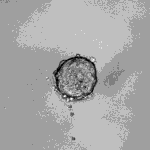
#> input picture segmentation_images/data_segmentation/cell_line/image_1.tiff, 150 x 150 px; its folder holds only this picture in this run
$ python spheroid_segmentation.py   (older library calls are emulated)
#> lines starting #> are read from the running program, lines starting #| are printed output that depends on the picture; after the words box and inside, x2 and y2 are one past the last pixel; in counts of white or black regions, pixels touching at a corner belong together
### segmentation_images/modules/segmentation.py
# -*- coding: utf-8 -*-

import cv2
import os
import numpy as np
import pandas as pd
import time
import modules.functions as functions
import modules.morphology as morphology
from skimage.util import img_as_ubyte
from skimage import feature
from scipy.spatial.distance import cdist


def fill( # Fill holes in closed edges
        edges_closed
    ):

    contours, _  = cv2.findContours(edges_closed, cv2.RETR_EXTERNAL, cv2.CHAIN_APPROX_SIMPLE) # RETR_TREE
    binMaskFilled = np.zeros_like(edges_closed)
    binMaskFilled = cv2.drawContours(binMaskFilled, contours, -1, 255, thickness = cv2.FILLED)

    return binMaskFilled

def closing( # Close edges (dilation followed by erosion)
        edges,
        kernel
    ):

    kernel = np.ones(kernel, np.uint8)
    edges_closed = cv2.morphologyEx(edges, cv2.MORPH_CLOSE, kernel)

    return edges_closed

def getMask( # Get a mask of the image using Canny edge detector
        image,
        gaussianFilterSD, # Standard deviation of the Gaussian filter to blur the image
        dilationKernel,
        threshMin, # Low threshold for the canny edge algorithm
        threshMax # High threshold for the canny edge algorithm
    ):

    # Detect edges with Canny algorithm
    edges = img_as_ubyte(feature.canny(image, sigma = gaussianFilterSD, low_threshold = threshMin, high_threshold = threshMax)) # Better than cv2.Canny that support only 8bits images

    # Dillate and erose the edges to obtain closed shapes
    edges_closed = closing(edges, dilationKernel)

    # Fill the holes inside the close shapes
    binMask = fill(edges_closed)

    return binMask, edges, edges_closed

def filterContours( # Filter the contour to detect objects of interest with size, circularity ang grey intensity criterions
        image,
        contours,
        minGrayLevel,
        maxGrayLevel,
        minArea, # Remove small artefacts
        maxArea, # Remove big area
        minCircularity,
        minAspectRatio
    ):

    circularity = morphology.getCirculartity(contours)
    aspect_ratio = morphology.getAspectRatio(contours)

    objects_filtArea = []
    objects = []

    # Filter contours, in 2 steps because getMeanGreyLevel takes too much time to do it for each contour
    for i in range(len(contours)): # Filter by size
        if  cv2.contourArea(contours[i]) < maxArea and cv2.contourArea(contours[i]) > minArea and circularity[i] > minCircularity and aspect_ratio[i] > minAspectRatio :
            objects_filtArea.append(contours[i])

    for i in range(len(objects_filtArea)): # Filter by grey intensity
        meanGrayLevel, __, __ =  morphology.getMeanGreyLevel(image, objects_filtArea)
        if meanGrayLevel[i] < maxGrayLevel and meanGrayLevel[i] > minGrayLevel:
            objects.append(objects_filtArea[i])

    return objects

def getObjects( # Detect the objects of interest in the image
        image,
        binMask,
        minGrayLevel,
        maxGrayLevel,
        minArea,
        maxArea,
        minCircularity,
        minAspectRatio
    ):

    # Deteact ALL the objects on the image binary mask
    contours, __ = cv2.findContours(binMask, cv2.RETR_EXTERNAL , cv2.CHAIN_APPROX_SIMPLE)

    # Select the objects of interests thanks to their size and intensity
    objects = filterContours(image, contours, minGrayLevel, maxGrayLevel, minArea, maxArea, minCircularity, minAspectRatio)

    # Measure several morphological parameters for each object
    objects_props, mask_greyLevel, mask_backgroundGreyLevel, masks = morphology.propertiesContours(image, objects)

    return objects, objects_props, mask_greyLevel, mask_backgroundGreyLevel, masks

def debug_getObjects( # Draw on the initial image the contours of the detected objects
        image,
        objects,
        objects_props
    ):

    image = functions.convertToRGB(image, normalize = 256/16) # Bright image

    # Draw the contours of the objects
    objects_img = cv2.drawContours(image, objects, -1, (0,255,0), 1)

    # Label the objects
    for i in objects_props.index:
        cv2.putText(objects_img,"%s" % str(i), objects_props['Centroid'][i],
                fontFace = cv2.FONT_HERSHEY_SIMPLEX, fontScale = 1, color = (255, 0, 255), thickness = 2
                )

    return objects_img

### segmentation_images/modules/morphology.py
# -*- coding: utf-8 -*-

import cv2
import os
import numpy as np
import pandas as pd
import time
from skimage.feature import graycomatrix, graycoprops
import modules.functions as functions

def getArea(
        contours
    ):

    area = []

    for contour in contours:
        area.append(cv2.contourArea(contour))

    return area

def getCentroid(
        contours
    ):

    centroid = []

    for contour in contours:
        moment = cv2.moments(contour)

        if moment['m00'] != 0:
            cx = int(moment['m10']/moment['m00'])
            cy = int(moment['m01']/moment['m00'])

        else:
            cx = moment['m10']
            cy = moment['m10']

        centroid.append((cx,cy))

    return centroid

def getPerimeter(
        contours
    ):

    perimeter = []

    for contour in contours:
        perimeter.append(cv2.arcLength(contour,True))

    return perimeter

def getSolidity(
        contours
    ):

    solidity = []

    area = getArea(contours)

    for i in range(len(contours)):
        solidity.append(float(area[i])/cv2.contourArea(cv2.convexHull(contours[i])))

    return solidity

def getEquiDiameter(
        contours
    ):

    equi_diameter = []

    area = getArea(contours)
    for i in range(len(contours)):
        equi_diameter.append(np.sqrt(4*area[i]/np.pi))

    return equi_diameter

def getCirculartity(
        contours
    ):

    circularity = []

    area = getArea(contours)
    perimeter = getPerimeter(contours)

    for i in range(len(contours)):
        if perimeter[i]==0:
            circularity.append(1)
        else:
            circularity.append(4*np.pi*area[i]/perimeter[i]**2)

    return circularity

def getAspectRatio(
        contours
    ):

    aspect_ratio = []

    for contour in contours:
        if  contour.shape[0] > 5:
            # Fit contour on allipse
            ellipse = cv2.fitEllipse(contour)

            if max(ellipse[1]) !=0:
                # Compute mator and minor axis of ellipse
                major_axis = max(ellipse[1])
                minor_axis = min(ellipse[1])

                # Compute aspect ratio
                aspect_ratio.append(minor_axis/ major_axis)

            else:
                aspect_ratio.append(1)
        else:
            aspect_ratio.append(1)

    return aspect_ratio

def getBackgroundMean(
        image,
        contour,
        kernelSizeOut,
        kernelSizeIn
    ):
    "From an imade and a mask, compute average background value around the mask at a distance kernelSizeOut, don't take pixel very close to the mask "

    kernel_out = np.ones((kernelSizeOut, kernelSizeOut), np.uint8)
    kernel_in = np.ones((kernelSizeIn, kernelSizeIn), np.uint8)

    # Get mask of the spheroid
    mask = np.zeros(image.shape, np.uint8)
    mask = cv2.drawContours(mask, [contour], -1, 255, thickness=cv2.FILLED)

    dilated_mask_out = cv2.dilate(mask, kernel_out, iterations=1)
    dilated_mask_in = cv2.dilate(mask, kernel_in, iterations=1)
    mask_around_object = cv2.subtract(dilated_mask_out, dilated_mask_in)

    pixels_values = image[mask_around_object != 0]
    background = np.mean(pixels_values)

    return background, mask_around_object

def getMeanGreyLevel(
        image,
        contours,
        kernelSizeOut=70, kernelSizeIn=10, percentageKernelIn=1
    ):

    meanGreyLevels = []
    mask_greyLevel = []
    mask_background_greyLevel = []

    for i in range(len(contours)):
        background,mask_back = getBackgroundMean(image, contours[i], kernelSizeOut, kernelSizeIn)
        # Create a mask for the contour i
        mask = np.zeros(image.shape,np.uint8)
        mask = cv2.drawContours(mask,contours, i, 255, thickness=cv2.FILLED)

        _, _, w, h = cv2.boundingRect(contours[i])
        contour_size = max(w, h)
        # Calculate the kernel size
        kernel_size = int(contour_size * percentageKernelIn)
        kernel_size = 10

        # Create the kernel
        kernel_inin = np.ones((kernel_size, kernel_size), np.uint8)

        # Ensure the kernel size is odd and at least 1
        mask_erod = cv2.erode(mask,kernel_inin)

        # Get the pixel intensities inside the mask
        masked_pixels = np.where(mask_erod == 255, image, 0)
        pixel_values = masked_pixels[masked_pixels != 0]

        # Compute average pixel value
        average_pixel_value = np.mean(pixel_values)

        normalized_greylevel = abs(average_pixel_value - background)

        meanGreyLevels.append(normalized_greylevel)
        mask_greyLevel.append(mask_erod)
        mask_background_greyLevel.append(mask_back)

    return meanGreyLevels, mask_greyLevel, mask_background_greyLevel

def getHomogeneity(
        image,
        contours
    ):

    homogeneities = []
    energies = []
    correlations = []

    image = functions.convertTo8Bits(image)

    for contour in contours:
        # Create a mask for the contour
        mask = np.zeros_like(image, dtype=np.uint8)
        mask = cv2.drawContours(mask, [contour], -1, 255, thickness=cv2.FILLED)

        # Apply the mask to the image
        masked_image = cv2.bitwise_and(image, image, mask=mask)

        # Calculate GLCM
        glcm = graycomatrix(masked_image, distances=[1], angles=[0], levels=256, symmetric=True, normed=True)

        # Calculate homogeneity
        homogeneity = graycoprops(glcm, 'homogeneity')[0, 0]
        energy = graycoprops(glcm, 'energy')[0, 0]
        correlation = graycoprops(glcm, 'correlation')[0, 0]

        homogeneities.append(homogeneity)
        energies.append(energy)
        correlations.append(correlation)


    return homogeneities, energies, correlations

def propertiesContours( # Compute all morphological properties of the contours and return them in a dataframe
        image,
        contours
    ):

    masks = []

    for contour in contours:
        # Create a mask for each contour
        mask = np.zeros_like(image, dtype=np.uint8)
        mask = cv2.drawContours(mask, [contour], -1, 255, thickness=cv2.FILLED)
        masks.append(mask)

    area = getArea(contours)
    centroid = getCentroid(contours)
    perimeter = getPerimeter(contours)
    solidity = getSolidity(contours)
    equi_diameter = getEquiDiameter(contours)
    circularity = getCirculartity (contours)
    aspect_ratio = getAspectRatio(contours)
    meanGreyLevel, mask_greyLevel, mask_backgroundGreyLevel = getMeanGreyLevel(image, contours)
    homogeneity, energy, correlations = getHomogeneity(image, contours)

    properties = pd.DataFrame(list(zip(area,
                                       centroid,
                                       perimeter,
                                       solidity,
                                       equi_diameter,
                                       circularity,
                                       aspect_ratio,
                                       meanGreyLevel,
                                       homogeneity,
                                       energy,
                                       correlations
                                       )),
                              columns =['Area (pix2)',
                                        'Centroid',
                                        'Perimeter (pix)',
                                        'Solidity',
                                        'Equivalent Diameter (pix)',
                                        'Circularity',
                                        'Aspect ratio',
                                        'Mean grey value',
                                        'Homogeneity',
                                        'Energy',
                                        'Correlation'
                                        ])

    return properties,mask_greyLevel, mask_backgroundGreyLevel, masks


### segmentation_images/modules/functions.py
# -*- coding: utf-8 -*-

import cv2
from pathlib import Path
import numpy as np
import pandas as pd


def convertToRGB(
        imageConverted,
        normalize = 256
    ):

    bits = getImgBits(imageConverted)
    if bits == 16:
        imageConverted = (imageConverted/normalize).astype('uint8') # Move from 16bits to 8bits for debugging
    if len(imageConverted.shape) < 3:
        imageConverted = cv2.cvtColor(imageConverted, cv2.COLOR_GRAY2RGB) # Move from RGB so this allow color for debugging

    return imageConverted

def getImgBits(
        image
    ):

    if image.dtype == "uint16":
        bits = 16
    else:
        bits = 8

    return bits

def convertTo8Bits(
        image,
        normalize = 256
    ):

    bits = getImgBits(image)
    if bits != 8:
         image = (image/normalize).astype('uint8')

    return image

def create_folder(
        folder_path
    ):

    folder = Path(folder_path)
    folder.mkdir(parents=True, exist_ok=True)  # Creates the folder if it doesn't exist

### segmentation_images/spheroid_segmentation.py
# -*- coding: utf-8 -*-

import cv2
import numpy as np
import pandas as pd
import time
import modules.functions as functions
import modules.segmentation as segmentation
from pathlib import Path


folder  = Path("data_segmentation/cell_line")

folder_out = Path("output")
functions.create_folder(folder_out)

# Get all the images files in the folder
file_paths = [str(file) for file in folder.glob("*") if file.is_file()]

# Init variables
gaussianFilterSD = 1
threshMin = 500
threshMax = 700

dilationKernel = (5,5)

minGrayLevel = 40
maxGrayLevel = 25000
minArea = 400
maxArea = 20000
minCircularity = 0.1
minAspectRatio = 0.3


t0 = time.time()


# Initialize dataframe that will contain spheroids morphological properties
sphero_props_concat = pd.DataFrame()

for f, file_path in enumerate(file_paths):
    # Load image
    image = cv2.imread(file_path, -1)
#> image is the input picture: shape (150, 150) uint16; min 340, max 2379, mean 1734.8

    # Get the mask of the image
    mask, _, _ = segmentation.getMask(image, gaussianFilterSD, dilationKernel, threshMin, threshMax)
#> in getMask, `edges = img_as_ubyte(feature.canny(image, sigma = gaussianFilterSD, lo..`:
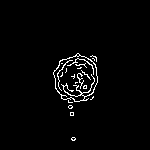
#> edges: shape (150, 150); 2.4% white in thin lines or dots, all inside (x1, y1, x2, y2) = (53, 53, 98, 141)
#> in closing, `edges_closed = cv2.morphologyEx(edges, cv2.MORPH_CLOSE, kernel)`:
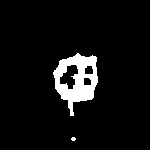
#> edges_closed: shape (150, 150); 6.4% white; 2 white regions (1 under 20 px)
#> in fill, `contours, _  = cv2.findContours(edges_closed, cv2.RETR_EXTERNAL, cv2.C..`: contours = 2 contours, 1 with area under 20; largest, box (x1, y1, x2, y2) and area: (53, 53, 98, 116) 1698
#> in fill, `binMaskFilled = cv2.drawContours(binMaskFilled, contours, -1, 255, thi..`:
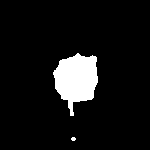
#> binMaskFilled: shape (150, 150); 8% white; 2 white regions (1 under 20 px)

    # Identify the objects that are spheroids, save their properties in a dataframe sphero_props and get the image of the spheroids
    sphero_contours, sphero_props, _, _, sphero_masks = segmentation.getObjects(image, mask, minGrayLevel, maxGrayLevel, minArea, maxArea, minCircularity, minAspectRatio)
#> the loop in getArea, `for contour in contours:` made 2 passes
#> after the loop in getArea, `for contour in contours:`: area = [10, 1698]
#> the loop in getPerimeter, `for contour in contours:` made 2 passes
#> after the loop in getPerimeter, `for contour in contours:`: perimeter = [11.66, 193.1]
#> the loop in getCirculartity, `for i in range(len(contours)):` made 2 passes
#> after the loop in getCirculartity, `for i in range(len(contours)):`: circularity = [0.925, 0.573]
#> the loop in getAspectRatio, `for contour in contours:` made 2 passes
#> (ellipse, major_axis, minor_axis) on passes 1 to 2: (((73, 138.5), (3.42, 4.18), 90), 4.18, 3.42), (((75.61, 79.45), (43.1, 57.13), 13.68), 57.13, 43.1)
#> after the loop in getAspectRatio, `for contour in contours:`: aspect_ratio = [0.816, 0.754]
#> the loop in filterContours, `for i in range(len(contours)):` made 2 passes
#> after the loop in filterContours, `for i in range(len(contours)):`: objects_filtArea = 1 contour; box (x1, y1, x2, y2) and area: (53, 53, 98, 116) 1698
#> the loop in filterContours, `for i in range(len(objects_filtArea)):` made 1 pass
#> meanGrayLevel on pass 1: [338.6]
#> pass 1, in getBackgroundMean, `mask_around_object = cv2.subtract(dilated_mask_out, dilated_mask_in)`:
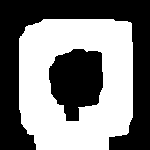
#> mask_around_object: shape (150, 150); 49.3% white; 1 white region
#> after the loop in filterContours, `for i in range(len(objects_filtArea)):`: objects has the same summary as objects_filtArea
#> in getObjects, `objects = filterContours(image, contours, minGrayLevel, maxGrayLevel, ..`: objects has the same summary as objects_filtArea in filterContours
#> the loop in propertiesContours, `for contour in contours:` made 1 pass
#> after the loop in propertiesContours, `for contour in contours:`: masks = 1 item
#> the loop in getArea (call 2), `for contour in contours:` made 1 pass
#> in propertiesContours, `area = getArea(contours)`: area = [1698]
#> the loop in getCentroid, `for contour in contours:` made 1 pass
#> (cx, cy) on pass 1: (76, 78)
#> after the loop in getCentroid, `for contour in contours:`: centroid = [(76, 78)]
#> the loop in getPerimeter (call 2), `for contour in contours:` made 1 pass
#> in propertiesContours, `perimeter = getPerimeter(contours)`: perimeter = [193.1]
#> in getSolidity, `area = getArea(contours)`: area = [1698]
#> the loop in getSolidity, `for i in range(len(contours)):` made 1 pass
#> after the loop in getSolidity, `for i in range(len(contours)):`: solidity = [0.852]
#> in getEquiDiameter, `area = getArea(contours)`: area = [1698]
#> the loop in getEquiDiameter, `for i in range(len(contours)):` made 1 pass
#> after the loop in getEquiDiameter, `for i in range(len(contours)):`: equi_diameter = [46.5]
#> the loop in getCirculartity (call 2), `for i in range(len(contours)):` made 1 pass
#> in propertiesContours, `circularity = getCirculartity (contours)`: circularity = [0.573]
#> the loop in getAspectRatio (call 2), `for contour in contours:` made 1 pass
#> in propertiesContours, `aspect_ratio = getAspectRatio(contours)`: aspect_ratio = [0.754]
#> the loop in getMeanGreyLevel (call 2), `for i in range(len(contours)):` made 1 pass
#> (background, w, h, contour_size, average_pixel_value, normalized_greylevel) on pass 1: (1797.2, 45, 63, 63, 1458.6, 338.6)
#> pass 1, in getMeanGreyLevel (call 2), `masked_pixels = np.where(mask_erod == 255, image, 0)`:
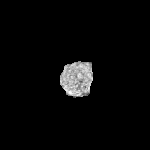
#> masked_pixels: shape (150, 150) uint16; min 0, max 2079, mean 63.1; drawn with min black and max white
#> after the loop in getMeanGreyLevel (call 2), `for i in range(len(contours)):`: mask_background_greyLevel = 1 item; meanGreyLevels = [338.6]
#> in propertiesContours, `meanGreyLevel, mask_greyLevel, mask_backgroundGreyLevel = getMeanGreyL..`: mask_greyLevel = 1 item
#> in convertTo8Bits, `bits = getImgBits(image)`: bits = 16
#> the loop in getHomogeneity, `for contour in contours:` made 1 pass
#> (homogeneity, energy, correlation) on pass 1: (0.967, 0.917, 0.922)
#> pass 1, in getHomogeneity, `masked_image = cv2.bitwise_and(image, image, mask=mask)`:
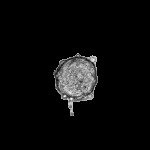
#> masked_image: shape (150, 150); min 0, max 9, mean 0.376; drawn with min black and max white
#> after the loop in getHomogeneity, `for contour in contours:`: correlations = [0.922]; energies = [0.917]; homogeneities = [0.967]
#> in propertiesContours, `homogeneity, energy, correlations = getHomogeneity(image, contours)`: energy = [0.917]; correlations = [0.922]
#> in propertiesContours, `properties = pd.DataFrame(list(zip(area, centroid, perimeter, solidity..`: properties = table of 1 rows and 11 columns
#> in getObjects, `objects_props, mask_greyLevel, mask_backgroundGreyLevel, masks = morph..`: mask_greyLevel = 1 item
#> sphero_contours has the same summary as objects_filtArea in filterContours; sphero_props = table of 1 rows and 11 columns; sphero_masks = 1 item
    sphero_contours_img = segmentation.debug_getObjects(image, sphero_contours, sphero_props)
#> in convertToRGB, `bits = getImgBits(imageConverted)`: bits = 16
#> after the loop in debug_getObjects, `for i in objects_props.index:`:
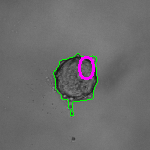
#> objects_img: shape (150, 150, 3); mean B, G, R 108.5, 108.5, 108.5

    # Insert a column "Name" in sphero_props to identity the image/object to the properties
    name_file = Path(file_path).stem
    name = [name_file] if sphero_props.empty else [name_file] * len(sphero_props)
#> name = ['image_1']
    sphero_props.insert(0, "Name", name)

    # Concatenate the spheroids properties of all the images in the same dataframe
    sphero_props_concat = pd.concat([sphero_props_concat, sphero_props], ignore_index=True)
#> sphero_props_concat = table of 1 rows and 12 columns

    # Combine masks if different object detected on the image
    if len(sphero_masks) != 0:
        sphero_mask_comb = np.maximum.reduce(sphero_masks)
    else:
        sphero_mask_comb = np.zeros(image.shape)

    # Save images of interest for debuging
    cv2.imwrite(f"{folder_out}\\{name_file}.tiff", image*16)
    cv2.imwrite(f"{folder_out}\\{name_file}_segmented.tiff", sphero_contours_img)
    cv2.imwrite(f"{folder_out}\\{name_file}_mask.tiff", sphero_mask_comb)


# Save the spheroids morphological properties in a .csv file
sphero_props_concat.to_csv(f"{folder_out}\\morphological_features.csv", sep=';', decimal=',', index=False)

print("Pocessing time: %s sec " %round(time.time()-t0))
